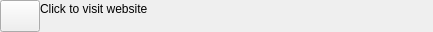
<?xml version="1.0" encoding="UTF-8"?>
<ui version="4.0">
 <class>WebsiteWidgetUi</class>
 <widget class="QWidget" name="WebsiteWidgetUi">
  <property name="geometry">
   <rect>
    <x>0</x>
    <y>0</y>
    <width>433</width>
    <height>32</height>
   </rect>
  </property>
  <property name="sizePolicy">
   <sizepolicy hsizetype="Expanding" vsizetype="Minimum">
    <horstretch>0</horstretch>
    <verstretch>0</verstretch>
   </sizepolicy>
  </property>
  <property name="windowTitle">
   <string>Form</string>
  </property>
  <layout class="QHBoxLayout" name="horizontalLayout">
   <property name="spacing">
    <number>0</number>
   </property>
   <property name="leftMargin">
    <number>0</number>
   </property>
   <property name="topMargin">
    <number>0</number>
   </property>
   <property name="rightMargin">
    <number>0</number>
   </property>
   <property name="bottomMargin">
    <number>0</number>
   </property>
   <item>
    <widget class="VxPushButton" name="m_WebsiteButton">
     <property name="sizePolicy">
      <sizepolicy hsizetype="Fixed" vsizetype="Fixed">
       <horstretch>32</horstretch>
       <verstretch>32</verstretch>
      </sizepolicy>
     </property>
     <property name="minimumSize">
      <size>
       <width>32</width>
       <height>32</height>
      </size>
     </property>
     <property name="text">
      <string/>
     </property>
    </widget>
   </item>
   <item>
    <layout class="QVBoxLayout" name="verticalLayout">
     <property name="spacing">
      <number>0</number>
     </property>
     <item>
      <widget class="VxLabel" name="m_InstructionLabel">
       <property name="sizePolicy">
        <sizepolicy hsizetype="Preferred" vsizetype="Minimum">
         <horstretch>0</horstretch>
         <verstretch>0</verstretch>
        </sizepolicy>
       </property>
       <property name="text">
        <string>Click to visit website</string>
       </property>
       <property name="alignment">
        <set>Qt::AlignmentFlag::AlignBottom|Qt::AlignmentFlag::AlignLeading|Qt::AlignmentFlag::AlignLeft</set>
       </property>
      </widget>
     </item>
     <item>
      <widget class="VxLabel" name="m_UrlLabel">
       <property name="sizePolicy">
        <sizepolicy hsizetype="Preferred" vsizetype="Minimum">
         <horstretch>0</horstretch>
         <verstretch>0</verstretch>
        </sizepolicy>
       </property>
       <property name="text">
        <string/>
       </property>
       <property name="alignment">
        <set>Qt::AlignmentFlag::AlignLeading|Qt::AlignmentFlag::AlignLeft|Qt::AlignmentFlag::AlignTop</set>
       </property>
      </widget>
     </item>
    </layout>
   </item>
  </layout>
 </widget>
 <customwidgets>
  <customwidget>
   <class>VxPushButton</class>
   <extends>QPushButton</extends>
   <header>VxPushButton.h</header>
  </customwidget>
  <customwidget>
   <class>VxLabel</class>
   <extends>QLabel</extends>
   <header>VxLabel.h</header>
  </customwidget>
 </customwidgets>
 <resources/>
 <connections/>
</ui>
